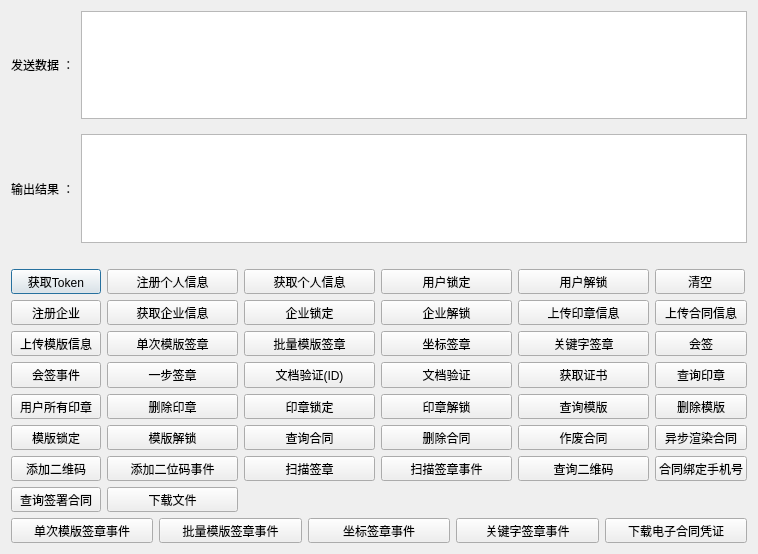
<?xml version="1.0" encoding="UTF-8"?>
<ui version="4.0">
 <class>DataEncToolDlg</class>
 <widget class="QDialog" name="DataEncToolDlg">
  <property name="geometry">
   <rect>
    <x>0</x>
    <y>0</y>
    <width>758</width>
    <height>554</height>
   </rect>
  </property>
  <property name="minimumSize">
   <size>
    <width>90</width>
    <height>25</height>
   </size>
  </property>
  <property name="windowTitle">
   <string>测试工具</string>
  </property>
  <layout class="QVBoxLayout" name="verticalLayout_3">
   <item>
    <layout class="QVBoxLayout" name="verticalLayout">
     <property name="spacing">
      <number>15</number>
     </property>
     <item>
      <layout class="QHBoxLayout" name="horizontalLayout">
       <property name="spacing">
        <number>6</number>
       </property>
       <item>
        <widget class="QLabel" name="label_2">
         <property name="text">
          <string>发送数据 ：</string>
         </property>
        </widget>
       </item>
       <item>
        <widget class="QTextEdit" name="SrctextEdit"/>
       </item>
      </layout>
     </item>
     <item>
      <layout class="QHBoxLayout" name="horizontalLayout_2">
       <item>
        <widget class="QLabel" name="label_3">
         <property name="text">
          <string>输出结果 ：</string>
         </property>
        </widget>
       </item>
       <item>
        <widget class="QTextEdit" name="EnctextEdit"/>
       </item>
      </layout>
     </item>
    </layout>
   </item>
   <item>
    <widget class="QLabel" name="label">
     <property name="text">
      <string/>
     </property>
    </widget>
   </item>
   <item>
    <layout class="QVBoxLayout" name="verticalLayout_2">
     <item>
      <layout class="QGridLayout" name="gridLayout">
       <item row="0" column="0">
        <widget class="QPushButton" name="pushButton_token">
         <property name="minimumSize">
          <size>
           <width>90</width>
           <height>25</height>
          </size>
         </property>
         <property name="maximumSize">
          <size>
           <width>80</width>
           <height>30</height>
          </size>
         </property>
         <property name="text">
          <string>获取Token</string>
         </property>
        </widget>
       </item>
       <item row="0" column="1">
        <widget class="QPushButton" name="pushButton_RegisterPersonal">
         <property name="minimumSize">
          <size>
           <width>90</width>
           <height>25</height>
          </size>
         </property>
         <property name="text">
          <string>注册个人信息</string>
         </property>
        </widget>
       </item>
       <item row="0" column="2">
        <widget class="QPushButton" name="pushButton_GetPersonalUserInfo">
         <property name="minimumSize">
          <size>
           <width>90</width>
           <height>25</height>
          </size>
         </property>
         <property name="text">
          <string>获取个人信息</string>
         </property>
        </widget>
       </item>
       <item row="0" column="3">
        <widget class="QPushButton" name="pushButton_PersonalLock">
         <property name="minimumSize">
          <size>
           <width>90</width>
           <height>25</height>
          </size>
         </property>
         <property name="text">
          <string>用户锁定</string>
         </property>
        </widget>
       </item>
       <item row="0" column="4">
        <widget class="QPushButton" name="pushButton_PersonalUnlock">
         <property name="minimumSize">
          <size>
           <width>90</width>
           <height>25</height>
          </size>
         </property>
         <property name="text">
          <string>用户解锁</string>
         </property>
        </widget>
       </item>
       <item row="0" column="5">
        <widget class="QPushButton" name="pushButton_clear">
         <property name="minimumSize">
          <size>
           <width>90</width>
           <height>25</height>
          </size>
         </property>
         <property name="maximumSize">
          <size>
           <width>80</width>
           <height>30</height>
          </size>
         </property>
         <property name="text">
          <string>清空</string>
         </property>
        </widget>
       </item>
       <item row="1" column="0">
        <widget class="QPushButton" name="pushButton_RegisterCompany">
         <property name="minimumSize">
          <size>
           <width>90</width>
           <height>25</height>
          </size>
         </property>
         <property name="text">
          <string>注册企业</string>
         </property>
        </widget>
       </item>
       <item row="1" column="1">
        <widget class="QPushButton" name="pushButton_GetCompanyUserInfo">
         <property name="minimumSize">
          <size>
           <width>90</width>
           <height>25</height>
          </size>
         </property>
         <property name="text">
          <string>获取企业信息</string>
         </property>
        </widget>
       </item>
       <item row="1" column="2">
        <widget class="QPushButton" name="pushButton_CompanyLock">
         <property name="minimumSize">
          <size>
           <width>90</width>
           <height>25</height>
          </size>
         </property>
         <property name="text">
          <string>企业锁定</string>
         </property>
        </widget>
       </item>
       <item row="1" column="3">
        <widget class="QPushButton" name="pushButton_CompanyUnlock">
         <property name="minimumSize">
          <size>
           <width>90</width>
           <height>25</height>
          </size>
         </property>
         <property name="text">
          <string>企业解锁</string>
         </property>
        </widget>
       </item>
       <item row="1" column="4">
        <widget class="QPushButton" name="pushButton_UploadFileSeal">
         <property name="minimumSize">
          <size>
           <width>90</width>
           <height>25</height>
          </size>
         </property>
         <property name="text">
          <string>上传印章信息</string>
         </property>
        </widget>
       </item>
       <item row="1" column="5">
        <widget class="QPushButton" name="pushButton_UploadFileContract">
         <property name="minimumSize">
          <size>
           <width>90</width>
           <height>25</height>
          </size>
         </property>
         <property name="text">
          <string>上传合同信息</string>
         </property>
        </widget>
       </item>
       <item row="2" column="0">
        <widget class="QPushButton" name="pushButton_UploadFileTemplate">
         <property name="minimumSize">
          <size>
           <width>90</width>
           <height>25</height>
          </size>
         </property>
         <property name="text">
          <string>上传模版信息</string>
         </property>
        </widget>
       </item>
       <item row="2" column="1">
        <widget class="QPushButton" name="pushButton_SingleTemplateSign">
         <property name="minimumSize">
          <size>
           <width>90</width>
           <height>25</height>
          </size>
         </property>
         <property name="text">
          <string>单次模版签章</string>
         </property>
        </widget>
       </item>
       <item row="2" column="2">
        <widget class="QPushButton" name="pushButton_BatchTemplateSign">
         <property name="minimumSize">
          <size>
           <width>90</width>
           <height>25</height>
          </size>
         </property>
         <property name="text">
          <string>批量模版签章</string>
         </property>
        </widget>
       </item>
       <item row="2" column="3">
        <widget class="QPushButton" name="pushButton_SignCommon">
         <property name="minimumSize">
          <size>
           <width>90</width>
           <height>25</height>
          </size>
         </property>
         <property name="text">
          <string>坐标签章</string>
         </property>
        </widget>
       </item>
       <item row="2" column="4">
        <widget class="QPushButton" name="pushButton_SignKeywordSign">
         <property name="minimumSize">
          <size>
           <width>90</width>
           <height>25</height>
          </size>
         </property>
         <property name="text">
          <string>关键字签章</string>
         </property>
        </widget>
       </item>
       <item row="2" column="5">
        <widget class="QPushButton" name="pushButton_SignMeetingSingle">
         <property name="minimumSize">
          <size>
           <width>90</width>
           <height>25</height>
          </size>
         </property>
         <property name="text">
          <string>会签</string>
         </property>
        </widget>
       </item>
       <item row="3" column="0">
        <widget class="QPushButton" name="pushButton_SignMeetingSingleEvent">
         <property name="minimumSize">
          <size>
           <width>90</width>
           <height>25</height>
          </size>
         </property>
         <property name="text">
          <string>会签事件</string>
         </property>
        </widget>
       </item>
       <item row="3" column="1">
        <widget class="QPushButton" name="pushButton_SignOneStepAll">
         <property name="minimumSize">
          <size>
           <width>90</width>
           <height>25</height>
          </size>
         </property>
         <property name="text">
          <string>一步签章</string>
         </property>
        </widget>
       </item>
       <item row="3" column="2">
        <widget class="QPushButton" name="pushButton_SignCheckCommon">
         <property name="minimumSize">
          <size>
           <width>90</width>
           <height>0</height>
          </size>
         </property>
         <property name="text">
          <string>文档验证(ID)</string>
         </property>
        </widget>
       </item>
       <item row="3" column="3">
        <widget class="QPushButton" name="pushButton_SignCheckFile">
         <property name="minimumSize">
          <size>
           <width>90</width>
           <height>25</height>
          </size>
         </property>
         <property name="text">
          <string>文档验证</string>
         </property>
        </widget>
       </item>
       <item row="3" column="4">
        <widget class="QPushButton" name="pushButton_GetCertinfo">
         <property name="minimumSize">
          <size>
           <width>90</width>
           <height>25</height>
          </size>
         </property>
         <property name="text">
          <string>获取证书</string>
         </property>
        </widget>
       </item>
       <item row="3" column="5">
        <widget class="QPushButton" name="pushButton_QuerySealInfo">
         <property name="minimumSize">
          <size>
           <width>90</width>
           <height>25</height>
          </size>
         </property>
         <property name="text">
          <string>查询印章</string>
         </property>
        </widget>
       </item>
       <item row="4" column="0">
        <widget class="QPushButton" name="pushButton_GetSealInfosFromUser">
         <property name="minimumSize">
          <size>
           <width>90</width>
           <height>25</height>
          </size>
         </property>
         <property name="text">
          <string>用户所有印章</string>
         </property>
        </widget>
       </item>
       <item row="4" column="1">
        <widget class="QPushButton" name="pushButton_RemoveSealInfo">
         <property name="minimumSize">
          <size>
           <width>90</width>
           <height>25</height>
          </size>
         </property>
         <property name="text">
          <string>删除印章</string>
         </property>
        </widget>
       </item>
       <item row="4" column="2">
        <widget class="QPushButton" name="pushButton_LockSealStatus">
         <property name="minimumSize">
          <size>
           <width>90</width>
           <height>25</height>
          </size>
         </property>
         <property name="text">
          <string>印章锁定</string>
         </property>
        </widget>
       </item>
       <item row="4" column="3">
        <widget class="QPushButton" name="pushButton_UnLockSealStatus">
         <property name="minimumSize">
          <size>
           <width>90</width>
           <height>25</height>
          </size>
         </property>
         <property name="text">
          <string>印章解锁</string>
         </property>
        </widget>
       </item>
       <item row="4" column="4">
        <widget class="QPushButton" name="pushButton_QueryTemplate">
         <property name="minimumSize">
          <size>
           <width>90</width>
           <height>25</height>
          </size>
         </property>
         <property name="text">
          <string>查询模版</string>
         </property>
        </widget>
       </item>
       <item row="4" column="5">
        <widget class="QPushButton" name="pushButton_DeleteTemplate">
         <property name="minimumSize">
          <size>
           <width>90</width>
           <height>25</height>
          </size>
         </property>
         <property name="text">
          <string>删除模版</string>
         </property>
        </widget>
       </item>
       <item row="5" column="0">
        <widget class="QPushButton" name="pushButton_LockTemplate">
         <property name="minimumSize">
          <size>
           <width>90</width>
           <height>25</height>
          </size>
         </property>
         <property name="text">
          <string>模版锁定</string>
         </property>
        </widget>
       </item>
       <item row="5" column="1">
        <widget class="QPushButton" name="pushButton_UnLockTemplate">
         <property name="minimumSize">
          <size>
           <width>90</width>
           <height>25</height>
          </size>
         </property>
         <property name="text">
          <string>模版解锁</string>
         </property>
        </widget>
       </item>
       <item row="5" column="2">
        <widget class="QPushButton" name="pushButton_QueryContractInfo">
         <property name="minimumSize">
          <size>
           <width>90</width>
           <height>25</height>
          </size>
         </property>
         <property name="text">
          <string>查询合同</string>
         </property>
        </widget>
       </item>
       <item row="5" column="3">
        <widget class="QPushButton" name="pushButton_DeleteContract">
         <property name="minimumSize">
          <size>
           <width>90</width>
           <height>25</height>
          </size>
         </property>
         <property name="text">
          <string>删除合同</string>
         </property>
        </widget>
       </item>
       <item row="5" column="4">
        <widget class="QPushButton" name="pushButton_AbolishContract">
         <property name="minimumSize">
          <size>
           <width>90</width>
           <height>25</height>
          </size>
         </property>
         <property name="text">
          <string>作废合同</string>
         </property>
        </widget>
       </item>
       <item row="5" column="5">
        <widget class="QPushButton" name="pushButton_ContractRender">
         <property name="minimumSize">
          <size>
           <width>90</width>
           <height>25</height>
          </size>
         </property>
         <property name="text">
          <string>异步渲染合同</string>
         </property>
        </widget>
       </item>
       <item row="6" column="0">
        <widget class="QPushButton" name="pushButton_ScanContractAdd">
         <property name="minimumSize">
          <size>
           <width>90</width>
           <height>25</height>
          </size>
         </property>
         <property name="text">
          <string>添加二维码</string>
         </property>
        </widget>
       </item>
       <item row="6" column="1">
        <widget class="QPushButton" name="pushButton_ScanContractAddEvent">
         <property name="minimumSize">
          <size>
           <width>90</width>
           <height>25</height>
          </size>
         </property>
         <property name="text">
          <string>添加二位码事件</string>
         </property>
        </widget>
       </item>
       <item row="6" column="2">
        <widget class="QPushButton" name="pushButton_SignScanSign">
         <property name="minimumSize">
          <size>
           <width>90</width>
           <height>25</height>
          </size>
         </property>
         <property name="text">
          <string>扫描签章</string>
         </property>
        </widget>
       </item>
       <item row="6" column="3">
        <widget class="QPushButton" name="pushButton_SignScanSignEvent">
         <property name="minimumSize">
          <size>
           <width>90</width>
           <height>25</height>
          </size>
         </property>
         <property name="text">
          <string>扫描签章事件</string>
         </property>
        </widget>
       </item>
       <item row="6" column="4">
        <widget class="QPushButton" name="pushButton_QueryScanContract">
         <property name="minimumSize">
          <size>
           <width>90</width>
           <height>25</height>
          </size>
         </property>
         <property name="text">
          <string>查询二维码</string>
         </property>
        </widget>
       </item>
       <item row="6" column="5">
        <widget class="QPushButton" name="pushButton_BindContractPhone">
         <property name="minimumSize">
          <size>
           <width>90</width>
           <height>25</height>
          </size>
         </property>
         <property name="text">
          <string>合同绑定手机号</string>
         </property>
        </widget>
       </item>
       <item row="7" column="0">
        <widget class="QPushButton" name="pushButton_QueryBindContract">
         <property name="minimumSize">
          <size>
           <width>90</width>
           <height>25</height>
          </size>
         </property>
         <property name="text">
          <string>查询签署合同</string>
         </property>
        </widget>
       </item>
       <item row="7" column="1">
        <widget class="QPushButton" name="pushButton_DownFile">
         <property name="minimumSize">
          <size>
           <width>90</width>
           <height>25</height>
          </size>
         </property>
         <property name="text">
          <string>下载文件</string>
         </property>
        </widget>
       </item>
      </layout>
     </item>
     <item>
      <layout class="QHBoxLayout" name="horizontalLayout_3">
       <item>
        <widget class="QPushButton" name="pushButton_SingleTemplateSignEvent">
         <property name="minimumSize">
          <size>
           <width>110</width>
           <height>25</height>
          </size>
         </property>
         <property name="text">
          <string>单次模版签章事件</string>
         </property>
        </widget>
       </item>
       <item>
        <widget class="QPushButton" name="pushButton_BatchTemplateSignEvent">
         <property name="minimumSize">
          <size>
           <width>110</width>
           <height>25</height>
          </size>
         </property>
         <property name="text">
          <string>批量模版签章事件</string>
         </property>
        </widget>
       </item>
       <item>
        <widget class="QPushButton" name="pushButton_SignCommonEvent">
         <property name="minimumSize">
          <size>
           <width>110</width>
           <height>25</height>
          </size>
         </property>
         <property name="text">
          <string>坐标签章事件</string>
         </property>
        </widget>
       </item>
       <item>
        <widget class="QPushButton" name="pushButton_SignKeywordSignEvent">
         <property name="minimumSize">
          <size>
           <width>110</width>
           <height>25</height>
          </size>
         </property>
         <property name="text">
          <string>关键字签章事件</string>
         </property>
        </widget>
       </item>
       <item>
        <widget class="QPushButton" name="pushButton_GetReportFile">
         <property name="minimumSize">
          <size>
           <width>110</width>
           <height>25</height>
          </size>
         </property>
         <property name="text">
          <string>下载电子合同凭证</string>
         </property>
        </widget>
       </item>
      </layout>
     </item>
    </layout>
   </item>
  </layout>
 </widget>
 <layoutdefault spacing="6" margin="11"/>
 <resources/>
 <connections/>
</ui>
